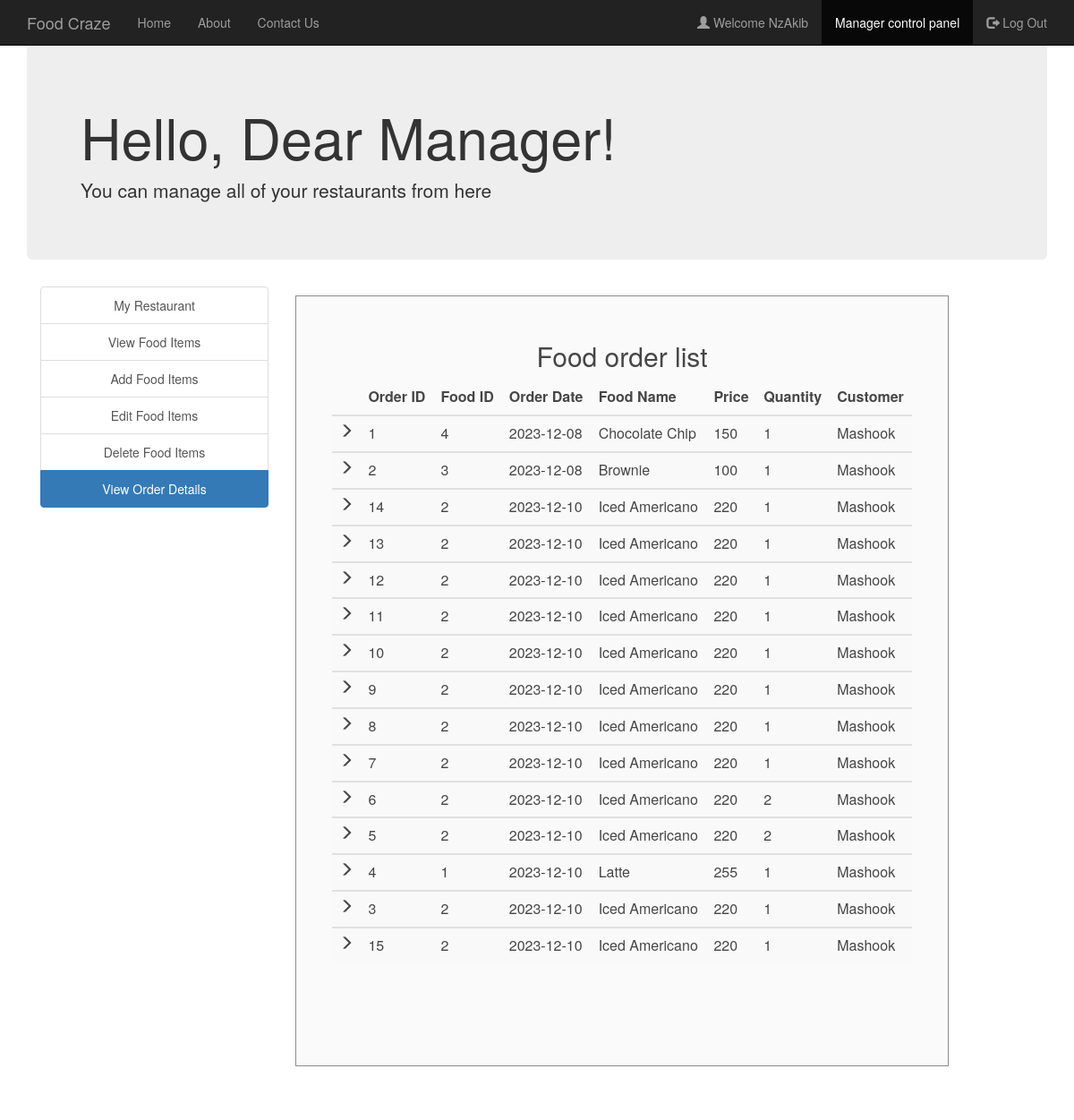
The app's page /view_order_details.php (signed in) with its own data.
### tables this page shows
CREATE TABLE `manager` (
  `username` varchar(30) NOT NULL,
  `fullname` varchar(30) NOT NULL,
  `email` varchar(30) NOT NULL,
  `contact` varchar(30) NOT NULL,
  `address` varchar(50) NOT NULL,
  `password` varchar(30) NOT NULL
);

CREATE TABLE `orders` (
  `order_ID` int(30) NOT NULL,
  `F_ID` int(30) NOT NULL,
  `foodname` varchar(30) NOT NULL,
  `price` int(30) NOT NULL,
  `quantity` int(30) NOT NULL,
  `order_date` date NOT NULL,
  `username` varchar(30) NOT NULL,
  `R_ID` int(30) NOT NULL
);

### session_m.php (called while the page is built, shortened)
<?php
$conn = Connect();
$user_check=$_SESSION['login_user1'];
$query = "SELECT username FROM MANAGER WHERE username = '$user_check'";
$ses_sql = mysqli_query($conn, $query);
$row = mysqli_fetch_assoc($ses_sql);
$login_session =$row['username'];
?>

### view_order_details.php (the view, shortened to what this page needs)
<?php
include('session_m.php');
?>
<html>
  <head>
  </head>
  <link rel="stylesheet" type = "text/css" href ="css/myrestaurant.css">
  <link rel="stylesheet" type = "text/css" href ="css/bootstrap.min.css">
  <link rel="stylesheet" href="https://maxcdn.bootstrapcdn.com/bootstrap/3.4.0/css/bootstrap.min.css">
  <body>
    <nav class="navbar navbar-inverse navbar-fixed-top navigation-clean-search" role="navigation">
      <div class="container">
        <div class="navbar-header">
          <a class="navbar-brand" href="index.php">Food Craze</a>
        </div>
        <div class="collapse navbar-collapse " id="myNavbar">
          <ul class="nav navbar-nav">
            <li><a href="index.php">Home</a></li>
            <li><a href="aboutus.php">About</a></li>
            <li><a href="contactus.php">Contact Us</a></li>
          </ul>
          <ul class="nav navbar-nav navbar-right">
            <li><a href="#"><span class="glyphicon glyphicon-user"></span> Welcome <?php echo $login_session; ?> </a></li>
            <li class="active"> <a href="managerlogin.php">Manager control panel</a></li>
            <li><a href="logout_m.php"><span class="glyphicon glyphicon-log-out"></span> Log Out </a></li>
          </ul>
        </div>
      </div>
    </nav>
<div class="container">
    <div class="jumbotron">
     <h1>Hello, Dear Manager! </h1>
     <p>You can manage all of your restaurants from here</p>
    </div>
    </div>
<div class="container">
    	<div class="col-xs-3" style="text-align: center;">
    	<div class="list-group">
    		<a href="myrestaurant.php" class="list-group-item ">My Restaurant</a>
    		<a href="view_food_items.php" class="list-group-item">View Food Items</a>
    		<a href="add_food_items.php" class="list-group-item ">Add Food Items</a>
    		<a href="edit_food_items.php" class="list-group-item ">Edit Food Items</a>
    		<a href="delete_food_items.php" class="list-group-item ">Delete Food Items</a>
        <a href="view_order_details.php" class="list-group-item active">View Order Details</a>
    	</div>
    </div>
    <div class="col-xs-8">
      <div class="form-area" >
        <form action="" method="POST">
        <br>
          <h2 style = "text-align: center;"">  Food order list </h2>
<?php
$user_check=$_SESSION['login_user1'];
$sql = "select *from orders o where o.R_ID IN (select r.R_ID from RESTAURANTS r where r.M_ID='$user_check') order by order_date";
$res = mysqli_query($conn, $sql);
if (mysqli_num_rows($res) > 0)
{
  ?>
  <table class="table table-striped">
    <thead class="thead-dark">
      <tr>
        <th>  </th>
        <th> Order ID </th>
        <th> Food ID </th>
        <th> Order Date </th>
        <th> Food Name </th>
        <th> Price </th>
        <th> Quantity </th>
        <th> Customer </th>
      </tr>
    </thead>
    <?PHP
      while($row = mysqli_fetch_assoc($res)){
    ?>
  <tbody>
    <tr>
      <td> <span class="glyphicon glyphicon-menu-right"></span> </td>
      <td><?php echo $row["order_ID"]; ?></td>
      <td><?php echo $row["F_ID"]; ?></td>
      <td><?php echo $row["order_date"]; ?></td>
      <td><?php echo $row["foodname"]; ?></td>
      <td><?php echo $row["price"]; ?></td>
      <td><?php echo $row["quantity"]; ?></td>
      <td><?php echo $row["username"]; ?></td>
    </tr>
  </tbody>
  <?php } ?>
  </table>
    <br>
  <?php } else { ?>
  <h3> RESULTS </h3>
  <?php } ?>
        </form>
      </div>
    </div>
</div>
 </body>
</html>

### css/myrestaurant.css (style rules this page uses)
body,html { height: 100%; }
body { padding-top: 50px; background-image: url('headerimg2.jpg'); background-repeat: repeat; background-size: 100%; }
.form-area { background-color: #FAFAFA; padding: 10px 40px 60px; margin: 10px 0px 60px; border: 1px solid GREY; opacity:0.9; }

### records on screen
manager: username "NzAkib"
orders: order_ID "1", F_ID "4", order_date "2023-12-08", foodname "Chocolate Chip", price "150", quantity "1", username "Mashook"
orders: order_ID "2", F_ID "3", order_date "2023-12-08", foodname "Brownie", price "100", quantity "1", username "Mashook"
orders: order_ID "14", F_ID "2", order_date "2023-12-10", foodname "Iced Americano", price "220", quantity "1", username "Mashook"
orders: order_ID "13", F_ID "2", order_date "2023-12-10", foodname "Iced Americano", price "220", quantity "1", username "Mashook"
orders: order_ID "12", F_ID "2", order_date "2023-12-10", foodname "Iced Americano", price "220", quantity "1", username "Mashook"
orders: order_ID "11", F_ID "2", order_date "2023-12-10", foodname "Iced Americano", price "220", quantity "1", username "Mashook"
orders: order_ID "10", F_ID "2", order_date "2023-12-10", foodname "Iced Americano", price "220", quantity "1", username "Mashook"
orders: order_ID "9", F_ID "2", order_date "2023-12-10", foodname "Iced Americano", price "220", quantity "1", username "Mashook"
orders: order_ID "8", F_ID "2", order_date "2023-12-10", foodname "Iced Americano", price "220", quantity "1", username "Mashook"
orders: order_ID "7", F_ID "2", order_date "2023-12-10", foodname "Iced Americano", price "220", quantity "1", username "Mashook"
orders: order_ID "6", F_ID "2", order_date "2023-12-10", foodname "Iced Americano", price "220", quantity "2", username "Mashook"
orders: order_ID "5", F_ID "2", order_date "2023-12-10", foodname "Iced Americano", price "220", quantity "2", username "Mashook"
orders: order_ID "4", F_ID "1", order_date "2023-12-10", foodname "Latte", price "255", quantity "1", username "Mashook"
orders: order_ID "3", F_ID "2", order_date "2023-12-10", foodname "Iced Americano", price "220", quantity "1", username "Mashook"
orders: order_ID "15", F_ID "2", order_date "2023-12-10", foodname "Iced Americano", price "220", quantity "1", username "Mashook"
